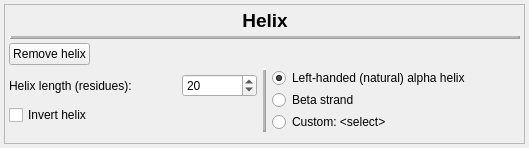
<?xml version="1.0" encoding="UTF-8"?>
<ui version="4.0">
 <class>HelicalBundleDialogueWidget</class>
 <widget class="QWidget" name="HelicalBundleDialogueWidget">
  <property name="geometry">
   <rect>
    <x>0</x>
    <y>0</y>
    <width>529</width>
    <height>148</height>
   </rect>
  </property>
  <property name="sizePolicy">
   <sizepolicy hsizetype="Preferred" vsizetype="Fixed">
    <horstretch>0</horstretch>
    <verstretch>0</verstretch>
   </sizepolicy>
  </property>
  <property name="windowTitle">
   <string>Form</string>
  </property>
  <layout class="QVBoxLayout" name="verticalLayout">
   <property name="spacing">
    <number>4</number>
   </property>
   <property name="leftMargin">
    <number>4</number>
   </property>
   <property name="topMargin">
    <number>4</number>
   </property>
   <property name="rightMargin">
    <number>4</number>
   </property>
   <property name="bottomMargin">
    <number>4</number>
   </property>
   <item>
    <widget class="QFrame" name="frame">
     <property name="frameShape">
      <enum>QFrame::StyledPanel</enum>
     </property>
     <property name="frameShadow">
      <enum>QFrame::Raised</enum>
     </property>
     <layout class="QVBoxLayout" name="verticalLayout_2">
      <property name="spacing">
       <number>4</number>
      </property>
      <property name="leftMargin">
       <number>4</number>
      </property>
      <property name="topMargin">
       <number>4</number>
      </property>
      <property name="rightMargin">
       <number>4</number>
      </property>
      <property name="bottomMargin">
       <number>4</number>
      </property>
      <item>
       <layout class="QHBoxLayout" name="horizontalLayout">
        <property name="sizeConstraint">
         <enum>QLayout::SetDefaultConstraint</enum>
        </property>
        <item>
         <spacer name="horizontalSpacer_2">
          <property name="orientation">
           <enum>Qt::Horizontal</enum>
          </property>
          <property name="sizeHint" stdset="0">
           <size>
            <width>40</width>
            <height>20</height>
           </size>
          </property>
         </spacer>
        </item>
        <item>
         <widget class="QLabel" name="label">
          <property name="font">
           <font>
            <pointsize>14</pointsize>
            <weight>75</weight>
            <bold>true</bold>
           </font>
          </property>
          <property name="text">
           <string>Helix</string>
          </property>
          <property name="alignment">
           <set>Qt::AlignCenter</set>
          </property>
         </widget>
        </item>
        <item>
         <spacer name="horizontalSpacer">
          <property name="orientation">
           <enum>Qt::Horizontal</enum>
          </property>
          <property name="sizeType">
           <enum>QSizePolicy::Expanding</enum>
          </property>
          <property name="sizeHint" stdset="0">
           <size>
            <width>40</width>
            <height>20</height>
           </size>
          </property>
         </spacer>
        </item>
       </layout>
      </item>
      <item>
       <widget class="Line" name="line">
        <property name="frameShadow">
         <enum>QFrame::Raised</enum>
        </property>
        <property name="lineWidth">
         <number>2</number>
        </property>
        <property name="midLineWidth">
         <number>2</number>
        </property>
        <property name="orientation">
         <enum>Qt::Horizontal</enum>
        </property>
       </widget>
      </item>
      <item>
       <layout class="QVBoxLayout" name="verticalLayout_3">
        <property name="spacing">
         <number>3</number>
        </property>
        <property name="bottomMargin">
         <number>0</number>
        </property>
        <item>
         <layout class="QHBoxLayout" name="horizontalLayout_2">
          <item>
           <widget class="QPushButton" name="remove_button">
            <property name="text">
             <string>Remove helix</string>
            </property>
           </widget>
          </item>
          <item>
           <spacer name="horizontalSpacer_3">
            <property name="orientation">
             <enum>Qt::Horizontal</enum>
            </property>
            <property name="sizeHint" stdset="0">
             <size>
              <width>40</width>
              <height>20</height>
             </size>
            </property>
           </spacer>
          </item>
         </layout>
        </item>
        <item>
         <layout class="QHBoxLayout" name="horizontalLayout_4">
          <property name="spacing">
           <number>6</number>
          </property>
          <property name="bottomMargin">
           <number>0</number>
          </property>
          <item>
           <layout class="QVBoxLayout" name="verticalLayout_5">
            <property name="spacing">
             <number>2</number>
            </property>
            <property name="topMargin">
             <number>0</number>
            </property>
            <property name="rightMargin">
             <number>0</number>
            </property>
            <item>
             <layout class="QHBoxLayout" name="horizontalLayout_5">
              <item>
               <widget class="QLabel" name="label_2">
                <property name="text">
                 <string>Helix length (residues):</string>
                </property>
               </widget>
              </item>
              <item>
               <widget class="QSpinBox" name="helix_length_spin_box">
                <property name="sizePolicy">
                 <sizepolicy hsizetype="Fixed" vsizetype="Fixed">
                  <horstretch>0</horstretch>
                  <verstretch>0</verstretch>
                 </sizepolicy>
                </property>
                <property name="minimumSize">
                 <size>
                  <width>75</width>
                  <height>0</height>
                 </size>
                </property>
                <property name="minimum">
                 <number>2</number>
                </property>
                <property name="maximum">
                 <number>100</number>
                </property>
                <property name="value">
                 <number>20</number>
                </property>
               </widget>
              </item>
             </layout>
            </item>
            <item>
             <widget class="QCheckBox" name="invert_checkbox">
              <property name="text">
               <string>Invert helix</string>
              </property>
              <property name="tristate">
               <bool>false</bool>
              </property>
             </widget>
            </item>
           </layout>
          </item>
          <item>
           <widget class="Line" name="line_2">
            <property name="frameShadow">
             <enum>QFrame::Raised</enum>
            </property>
            <property name="lineWidth">
             <number>2</number>
            </property>
            <property name="midLineWidth">
             <number>2</number>
            </property>
            <property name="orientation">
             <enum>Qt::Vertical</enum>
            </property>
           </widget>
          </item>
          <item>
           <layout class="QVBoxLayout" name="verticalLayout_4">
            <property name="spacing">
             <number>2</number>
            </property>
            <item>
             <widget class="QRadioButton" name="radioButton_l_alpha_helix">
              <property name="text">
               <string>Left-handed (natural) alpha helix</string>
              </property>
              <property name="checked">
               <bool>true</bool>
              </property>
             </widget>
            </item>
            <item>
             <widget class="QRadioButton" name="radioButton_beta_strand">
              <property name="text">
               <string>Beta strand</string>
              </property>
             </widget>
            </item>
            <item>
             <widget class="QRadioButton" name="radioButton_custom_helix">
              <property name="text">
               <string>Custom: &lt;select&gt;</string>
              </property>
             </widget>
            </item>
           </layout>
          </item>
         </layout>
        </item>
       </layout>
      </item>
      <item>
       <spacer name="verticalSpacer">
        <property name="orientation">
         <enum>Qt::Vertical</enum>
        </property>
        <property name="sizeHint" stdset="0">
         <size>
          <width>20</width>
          <height>2</height>
         </size>
        </property>
       </spacer>
      </item>
     </layout>
    </widget>
   </item>
  </layout>
 </widget>
 <resources/>
 <connections/>
</ui>
